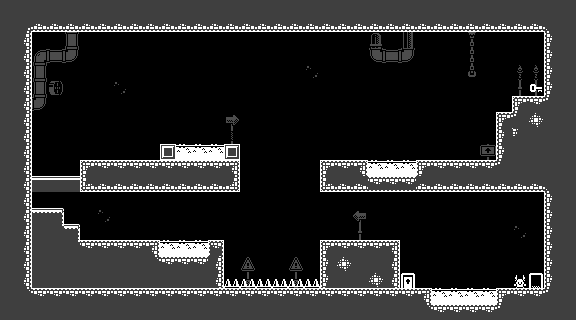

Rendered tile map (Tiled .tmx) drawn with the repository's tilesets; below, a short description and the map source with its tile grids summarised:
An orthogonal 36x20 tile map with 16x16 px tiles, 7 tile layers (layer_bg_details, layer_walls, layer_platforms, layer_oneWay_platforms, ...), 1 hidden layer not drawn and 23 objects (13x Potion, 6x Spike, 2x Door, Student, Key).

<map version="1.10" tiledversion="1.11.2" orientation="orthogonal" renderorder="left-up" width="36" height="20" tilewidth="16" tileheight="16" infinite="0" nextlayerid="13" nextobjectid="76">
 <editorsettings>
  <export target="level3.json" format="json" />
 </editorsettings>
 <tileset firstgid="1" name="ts-monochrome_tilemap_transparent" tilewidth="16" tileheight="16" spacing="1" tilecount="400" columns="20">
  <image source="../tilesets/ts-monochrome_tilemap_transparent.png" trans="ff00ff" width="339" height="339" />
 </tileset>
 <layer id="6" name="layer_bg_details" width="36" height="20" opacity="0.3" tintcolor="#686868">
  <data>[720 cells, 33 non-empty, 20 distinct tile ids]</data>
 </layer>
 <layer id="3" name="layer_walls" width="36" height="20">
  <data>[720 cells, 153 non-empty, 16 distinct tile ids]</data>
 </layer>
 <layer id="5" name="layer_platforms" width="36" height="20">
  <data>[720 cells, 25 non-empty, 8 distinct tile ids]</data>
 </layer>
 <layer id="12" name="layer_oneWay_platforms" width="36" height="20" opacity="0.25" tintcolor="#ffaa00">
  <data>[720 cells, 3 non-empty, 1 distinct tile ids]</data>
 </layer>
 <layer id="7" name="layer_fg_details" width="36" height="20">
  <data>[720 cells, 4 non-empty, 2 distinct tile ids]</data>
 </layer>
 <layer id="8" name="layer_ui" width="36" height="20" visible="0">
  <data>[720 cells, 0 non-empty, 0 distinct tile ids]</data>
 </layer>
 <objectgroup id="9" name="level_entities">
  <object id="1" name="student" type="Student" x="520" y="288">
   <point />
  </object>
  <object id="66" name="key" type="Key" x="528" y="96">
   <point />
  </object>
  <object id="3" name="door01" type="Door" x="536" y="288">
   <properties>
    <property name="exit" type="bool" value="false" />
    <property name="opened" type="bool" value="true" />
   </properties>
   <point />
  </object>
  <object id="23" name="door2" type="Door" x="408" y="288">
   <properties>
    <property name="exit" type="bool" value="true" />
    <property name="opened" type="bool" value="false" />
   </properties>
   <point />
  </object>
  <object id="4" name="spike01" type="Spike" x="232" y="288">
   <point />
  </object>
  <object id="5" name="spike02" type="Spike" x="248" y="288">
   <point />
  </object>
  <object id="6" name="spike03" type="Spike" x="264" y="288">
   <point />
  </object>
  <object id="7" name="spike04" type="Spike" x="280" y="288">
   <point />
  </object>
  <object id="8" name="spike05" type="Spike" x="296" y="288">
   <point />
  </object>
  <object id="9" name="spike06" type="Spike" x="312" y="288">
   <point />
  </object>
  <object id="45" name="potion01" type="Potion" x="440" y="304">
   <properties>
    <property name="Effect" value="doubleJump" />
   </properties>
   <point />
  </object>
  <object id="47" name="potion02" type="Potion" x="456" y="304">
   <properties>
    <property name="Effect" value="doubleJump" />
   </properties>
   <point />
  </object>
  <object id="48" name="potion03" type="Potion" x="472" y="304">
   <properties>
    <property name="Effect" value="doubleJump" />
   </properties>
   <point />
  </object>
  <object id="60" name="potion04" type="Potion" x="488" y="304">
   <properties>
    <property name="Effect" value="doubleJump" />
   </properties>
   <point />
  </object>
  <object id="61" name="potion05" type="Potion" x="168" y="256">
   <properties>
    <property name="Effect" value="none" />
   </properties>
   <point />
  </object>
  <object id="67" name="potion06" type="Potion" x="184" y="256">
   <properties>
    <property name="Effect" value="none" />
   </properties>
   <point />
  </object>
  <object id="68" name="potion07" type="Potion" x="200" y="256">
   <properties>
    <property name="Effect" value="none" />
   </properties>
   <point />
  </object>
  <object id="69" name="potion08" type="Potion" x="184" y="160">
   <properties>
    <property name="Effect" value="dash" />
   </properties>
   <point />
  </object>
  <object id="70" name="potion09" type="Potion" x="200" y="160">
   <properties>
    <property name="Effect" value="dash" />
   </properties>
   <point />
  </object>
  <object id="71" name="potion10" type="Potion" x="216" y="160">
   <properties>
    <property name="Effect" value="dash" />
   </properties>
   <point />
  </object>
  <object id="73" name="potion11" type="Potion" x="376" y="176">
   <properties>
    <property name="Effect" value="doubleJump" />
   </properties>
   <point />
  </object>
  <object id="74" name="potion12" type="Potion" x="392" y="176">
   <properties>
    <property name="Effect" value="doubleJump" />
   </properties>
   <point />
  </object>
  <object id="75" name="potion13" type="Potion" x="408" y="176">
   <properties>
    <property name="Effect" value="doubleJump" />
   </properties>
   <point />
  </object>
 </objectgroup>
 <layer id="11" name="reference_objects" width="36" height="20">
  <data>[720 cells, 23 non-empty, 6 distinct tile ids]</data>
 </layer>
 <layer id="10" name="layer_collisions" width="36" height="20" opacity="0.25" tintcolor="#aa007f">
  <data>[720 cells, 315 non-empty, 1 distinct tile ids]</data>
 </layer>
</map>
